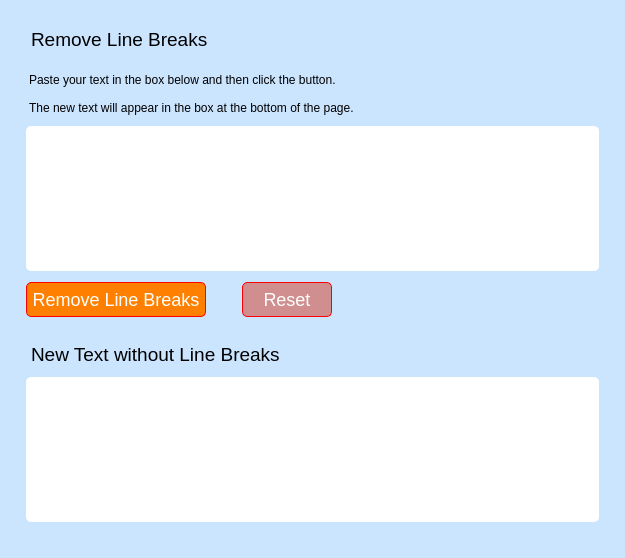
<?xml version="1.0" encoding="UTF-8"?>
<ui version="4.0">
 <class>Main</class>
 <widget class="QWidget" name="Main">
  <property name="geometry">
   <rect>
    <x>0</x>
    <y>0</y>
    <width>625</width>
    <height>558</height>
   </rect>
  </property>
  <property name="windowTitle">
   <string>Main</string>
  </property>
  <property name="styleSheet">
   <string notr="true">background-color: #CCE5FF; </string>
  </property>
  <layout class="QGridLayout" name="gridLayout">
   <item row="5" column="0" colspan="3">
    <spacer name="horizontalSpacer_2">
     <property name="orientation">
      <enum>Qt::Horizontal</enum>
     </property>
     <property name="sizeHint" stdset="0">
      <size>
       <width>40</width>
       <height>20</height>
      </size>
     </property>
    </spacer>
   </item>
   <item row="4" column="0">
    <widget class="QPushButton" name="btn_remove">
     <property name="minimumSize">
      <size>
       <width>210</width>
       <height>35</height>
      </size>
     </property>
     <property name="maximumSize">
      <size>
       <width>220</width>
       <height>55</height>
      </size>
     </property>
     <property name="cursor">
      <cursorShape>PointingHandCursor</cursorShape>
     </property>
     <property name="styleSheet">
      <string notr="true">background-color: #FF8000; border-radius: 5px; color: #FFF; font-size: 18px; border: 1px solid #FF0000;  margin: 0px 15px;</string>
     </property>
     <property name="text">
      <string>Remove Line Breaks</string>
     </property>
    </widget>
   </item>
   <item row="1" column="0" colspan="3">
    <widget class="QLabel" name="label_4">
     <property name="styleSheet">
      <string notr="true">margin: 0 15px;</string>
     </property>
     <property name="text">
      <string>Paste your text in the box below and then click the button.

The new text will appear in the box at the bottom of the page.</string>
     </property>
    </widget>
   </item>
   <item row="6" column="0" colspan="3">
    <widget class="QLabel" name="label_2">
     <property name="font">
      <font>
       <pointsize>14</pointsize>
      </font>
     </property>
     <property name="styleSheet">
      <string notr="true">margin: 0 15px;</string>
     </property>
     <property name="text">
      <string>New Text without Line Breaks</string>
     </property>
    </widget>
   </item>
   <item row="8" column="0" colspan="3">
    <spacer name="horizontalSpacer_3">
     <property name="orientation">
      <enum>Qt::Horizontal</enum>
     </property>
     <property name="sizeHint" stdset="0">
      <size>
       <width>40</width>
       <height>20</height>
      </size>
     </property>
    </spacer>
   </item>
   <item row="3" column="0" colspan="3">
    <widget class="QTextEdit" name="txt_input">
     <property name="styleSheet">
      <string notr="true">background-color: #FFF; border: 0px; border-radius: 5px; margin: 5 15px;</string>
     </property>
    </widget>
   </item>
   <item row="0" column="0" colspan="3">
    <widget class="QLabel" name="label">
     <property name="minimumSize">
      <size>
       <width>0</width>
       <height>56</height>
      </size>
     </property>
     <property name="font">
      <font>
       <pointsize>14</pointsize>
      </font>
     </property>
     <property name="styleSheet">
      <string notr="true">margin: 0 15px;</string>
     </property>
     <property name="text">
      <string>Remove Line Breaks</string>
     </property>
    </widget>
   </item>
   <item row="4" column="2">
    <spacer name="horizontalSpacer">
     <property name="orientation">
      <enum>Qt::Horizontal</enum>
     </property>
     <property name="sizeHint" stdset="0">
      <size>
       <width>40</width>
       <height>20</height>
      </size>
     </property>
    </spacer>
   </item>
   <item row="4" column="1">
    <widget class="QPushButton" name="btn_reset">
     <property name="minimumSize">
      <size>
       <width>120</width>
       <height>35</height>
      </size>
     </property>
     <property name="maximumSize">
      <size>
       <width>120</width>
       <height>55</height>
      </size>
     </property>
     <property name="cursor">
      <cursorShape>PointingHandCursor</cursorShape>
     </property>
     <property name="styleSheet">
      <string notr="true">background-color: #D08E8E; border-radius: 5px; color: #FFF; font-size: 18px; border: 1px solid #FF0000;  margin: 0px 15px;</string>
     </property>
     <property name="text">
      <string>Reset</string>
     </property>
    </widget>
   </item>
   <item row="7" column="0" colspan="3">
    <widget class="QTextEdit" name="txt_result">
     <property name="styleSheet">
      <string notr="true">background-color: #FFF; border: 0px; border-radius: 5px; margin: 5 15px;</string>
     </property>
    </widget>
   </item>
  </layout>
 </widget>
 <resources/>
 <connections/>
</ui>
